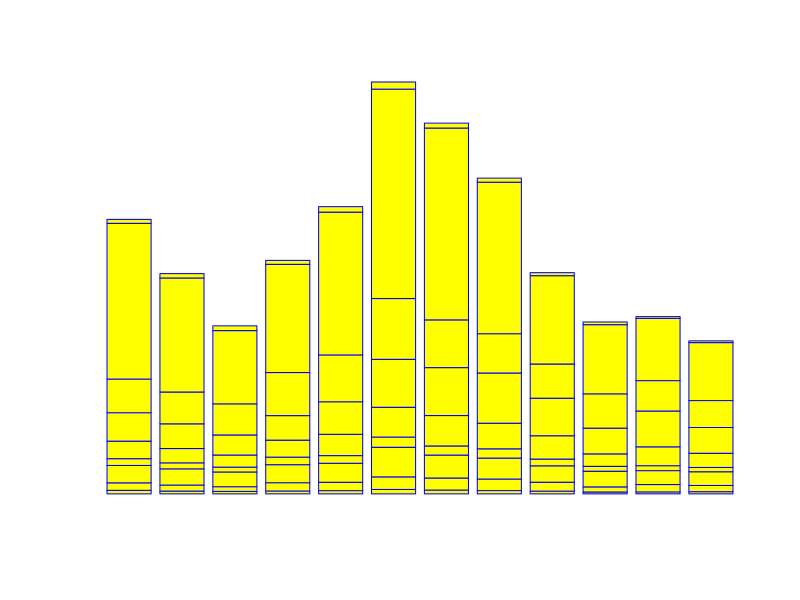

This figure's R source: (Note: this script raises an error after producing the figure.)

A2010<- read.csv('PB Apprehensions 2010.csv', header=TRUE, stringsAsFactors = FALSE)
A2017<- read.csv('PB Apprehensions 2017.csv', header=TRUE, stringsAsFactors = FALSE)
Monthly<- read.csv('PB monthly summaries.csv',header=TRUE, stringsAsFactors = FALSE)


#find the sum of each sector without the first column in 2010
sector_sum_2010<-rowSums(A2010[,-1])
#find the sector with the most apprehensions
max(sector_sum_2010)
#Tucson is the sector with the most apprehensions. 

#find the sum of each sector in 2017 
sector_sum_2017<-rowSums(A2017[,-1])
#find the sector with the most apprehensions in 2010 
max(sector_sum_2017)
#Rio Grande Valley is the sector wiht the most apprehensions. 

#Two samples t-test
#Extracting tucson's monthly apprehensions from the data set and set as vector. 
row.names(A2010) <- A2010[,1]
A2010<-A2010[,2:13]
A2010_tucson <- as.vector(A2010[8,],mode='numeric')
#Extracting Rio Grande Valley monthly apprehensions from the data set and set as vector. 
row.names(A2017) <- A2017[,1]
A2017 <- A2017[,2:13]
A2017_RGV <- as.vector(A2017[6,],mode='numeric')
#Two Sample T-test
intake.A2010_sector <- A2010_tucson
intake.A2017_sector <- A2017_RGV
t.test(intake.A2010_sector, intake.A2017_sector)
#Since the p-value is 0.06346 which is greater than 0.05, so we fail to reject null hypothesis. It indiates 
#that there are no significant difference in the mean apprehensions of 2010 Tucson and 2017 Rio Grand Valley. 
#So there is no change in the sector'smaximum. 

#Through bar plots, we observed the 3 month periods with the most apprehsions in 2010 is March, April and May
#And the 3 month periods with the most apprehensions in 2017 are October, Novermber and December. 
#extract March, Aprial and May's apprehensions from 2010
A2010_3 <- as.vector(A2010[,6], mode='numeric' )
A2010_4 <- as.vector(A2010[,7], mode='numeric' )
A2010_5 <- as.vector(A2010[,8], mode='numeric' )
#combines them into a matrix and then into a vector 
A2010_345<-as.vector(cbind(A2010_3,A2010_4,A2010_5))

#extract October, Novermber and December's apprehensions from 2017
A2017_10 <- as.vector(A2017[,1], mode='numeric' )
A2017_11 <- as.vector(A2017[,2], mode='numeric' )
A2017_12 <- as.vector(A2017[,3], mode='numeric' )
#combines them into a matrix and then into a vector 
A2017_101112 <- as.vector(cbind(A2017_10,A2017_11,A2017_12))
#two sample t-test
intake.A2010_month <- A2010_345
intake.A2017_month <- A2017_101112
t.test(intake.A2010_month, intake.A2017_month)
#Since the p-value is 0.2075 which is greater than 0.05, so we fail to reject null hypothesis. It indiates 
#that there are no significant difference in the mean apprehensions of 2010 March, April and May,  and 2017 October, Novermber and December
#So there is no change in the month's maximum. 
#2010 sectors' Bar plot
barplot(as.matrix(A2010[,]), names.arg = rownames(A2010), 
        las=2,
        axisnames=TRUE,
        main="2010 Border Patrol Apprehensions by Sector",
        border="blue",
        col="yellow")
#2010 Monthly Bar plot
barplot(as.matrix(A2010), names.arg = colnames(A2010), 
        las=2,
        axisnames=TRUE,
        main="2010 Border Patrol Apprehensions by Sector",
        border="light blue",
        col="light blue")
#2017 Monthly Bar plot. 
barplot(as.matrix(A2017), names.arg = colnames(A2017), 
        las=2,
        axisnames=TRUE,
        main="2017 Border Patrol Apprehensions by Sector",
        border="pink",
        col="pink")


#Time series plot

row.names(Monthly) <- Monthly[,1]
Monthly<-Monthly[,2:13]
ts8 <- as.vector(t(Monthly[,-1]))
ts9 <- ts(rev(ts8), start= c(2000,1), frequency=12)
ts10 <- ts.plot(ts9, gpars=list(xlab="year", ylab="Apprehensions", lty=c(1:3)),col='purple')
#let the Monthly data turns into a matrix
ts11 <-as.matrix(Monthly)
#the function to calculate the average of each year's apprehensions
ts12 <- rev(sapply(1:18, function(i) sum(ts11[i,])/12))
namebank <- as.character(c(2000:2017))
#label the years and lines on the averaged position
text(c(2000:2017), ts12, namebank,cex=0.9)
text(c(2000:2017), ts12, labels="----", cex=0.9,pos=2, col="red" )
#From the time series plot, we can see that the average monthly BP Apprehensions decreases across the years between 2000 and 2017.
